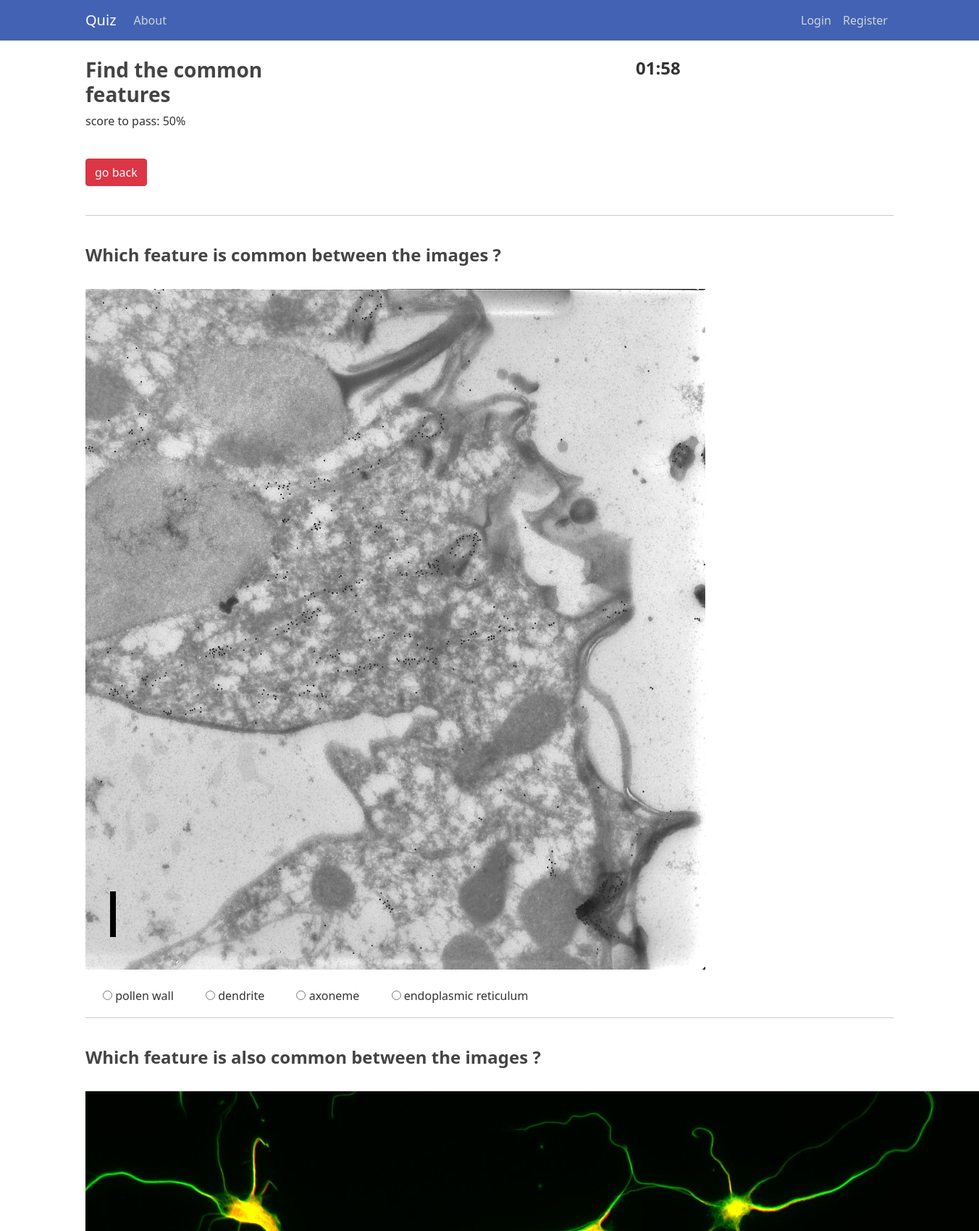
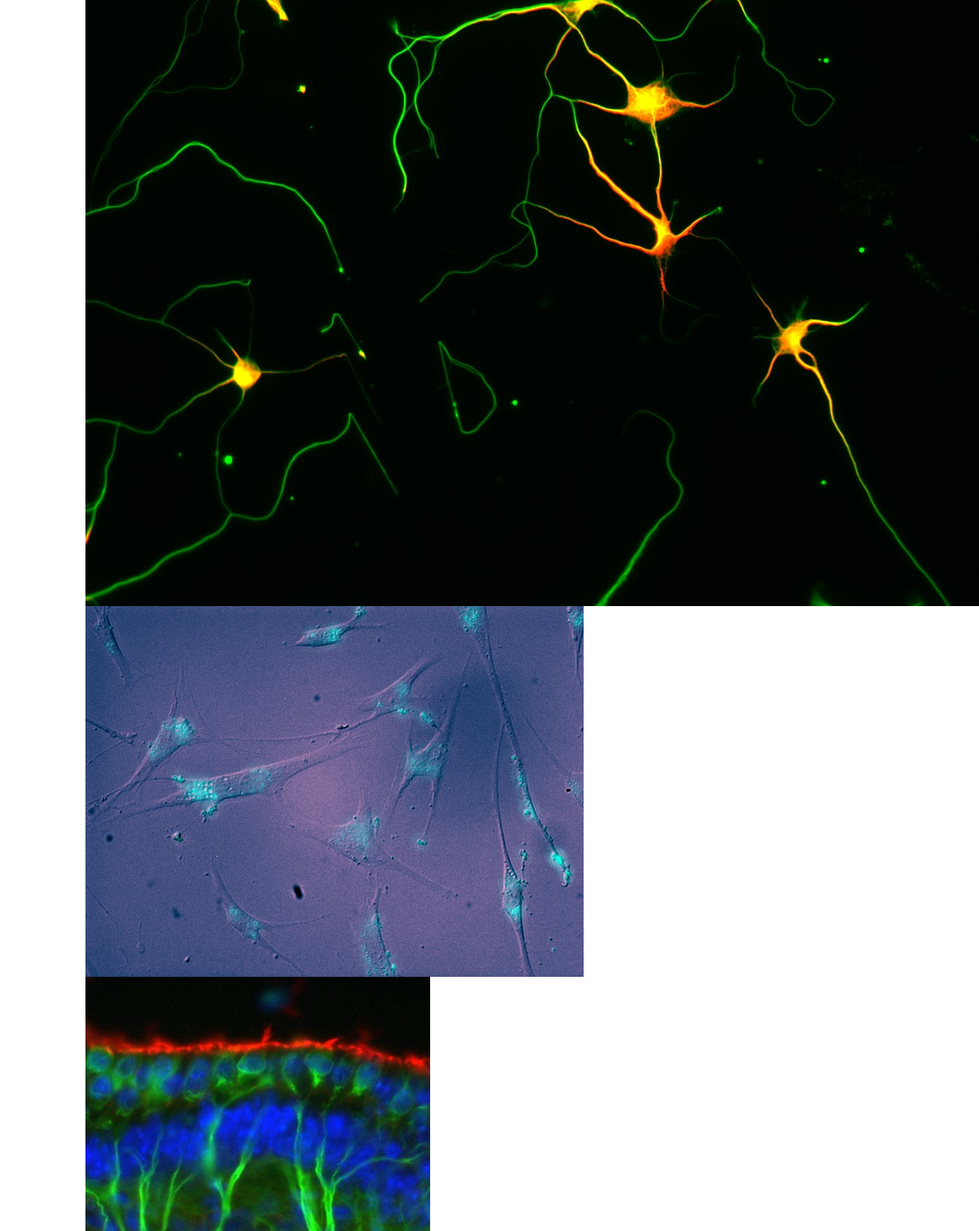
The page /2/data/ (upper part) on the database its author committed (2 pictures, top to bottom).
### quizapp/models.py (models this page shows, shortened)
class Quiz(models.Model):
    name = models.CharField(max_length=120)
    topic = models.CharField(max_length=120)
    number_of_questions = models.IntegerField()
    number_of_images = models.IntegerField()
    time = models.IntegerField(help_text="duration of the quiz in minutes")
    required_score_to_pass = models.IntegerField(help_text="required score in %")
    difficulty = models.CharField(max_length=6, choices=DIFF_CHOICES)
    def get_questions(self):
        return self.question_set.all()
    class Meta:
        verbose_name_plural = 'Quizes'

class Question(models.Model):
    text = models.CharField(max_length=200)
    quiz = models.ForeignKey(Quiz, on_delete=models.CASCADE)
    points = models.IntegerField(null=True)
    def __str__(self):
        return str(self.text)
    def get_answers(self):
        return self.answer_set.all()
    def get_images(self):
        return self.images_set.all()

class Answer(models.Model):
    text = models.CharField(max_length=200)
    correct = models.BooleanField(default=False, blank=False)
    question = models.ForeignKey(Question, on_delete=models.CASCADE)

### quizapp/views.py (the view)
# urls.py: path('<pk>/data/', quiz_data_view, name='quiz-data-view'),
def quiz_data_view(request, pk):
    quiz = Quiz.objects.get(pk=pk)
    questions = []
    scoreboard = get_score()
    for question in quiz.get_questions():
        answers = []
        images = []
        for image in question.get_images():
            images.append(image.processed_image.url)
        for answer in question.get_answers():
            answers.append(answer.text)
        questions.append({str(question): {"images": images, "answers": answers}})
    return render(request, 'quiz.html', {"score": scoreboard, 'obj': questions, "name": quiz.name, "time": quiz.time,
                                         "required_score_to_pass": quiz.required_score_to_pass})

### quizapp/views.py (called while the page is built)
def get_score():
    scores = Score.objects.all()
    scoreboard = {}
    for score in scores:
        if score.user not in scoreboard:
            scoreboard[score.user] = score.score
        else:
            scoreboard[score.user] += score.score
    return scoreboard

### quizapp/templates/quiz.html (shortened to what this page needs)
{% extends "base.html" %}
{% load static %}
{% block content %}
<div class="col-md-100">
<div class="row">
    <div class="col">
        <h3><b>{{name}}</b></h3>
        <p>score to pass: {{required_score_to_pass}}%</p>
    </div>
    <div class="col text-right" id="finish-box"></div>
    <div class="col text-right h4" id="timer-box">
        </div>
</div>
<br>
<a href="{% url 'main-view' %}" class="btn btn-danger">go back</a>
<br>
<br>
<hr>
<form id="quiz-form" class="mt-3 mb-3">
    {% for questions in obj %}
        {% for question, data in questions.items %}
            <br>
            <div class="mb-2">
            <h4><b>{{ question }}</b></h4>
            </div>
            <br>
            {% for set, values in data.items %}
                {% for image in values %}
                    {% if "jpg" in image %}
                        <img src="{{ image }}" alt="">
                    {% endif %}
                {% endfor %}
                <br>
                {% for text in values %}
                    {% if "jpg" not in text %}
                        <div class="form-check form-check-inline">
                            <div>
                                    <input type="radio" class="ans" id="{{ question }}-{{ text }}" name="{{ question }}" value="{{ text }}">
                                    <label for="{{ question }}">{{ text }}</label>
                            </div>
                        </div>
                    {% endif %}
                {% endfor %}
            {% endfor %}
            <hr>
         {% endfor %}
    {% endfor %}
</form>
</div>
{% endblock content %}

### quizapp/static/css/main.css (style rules this page uses)
body { background: #ffffff; color: #333333; margin-top: 5rem; }
h1, h2, h3, h4, h5, h6 { color: #444444; }

### rows shown on the page
Quiz: name "Find the common features"
Question: questions "Which feature is common between the images ?"
Answer: values "pollen wall"
Answer: values "dendrite"
Answer: values "axoneme"
Answer: values "endoplasmic reticulum"
Question: questions "Which feature is also common between the images ?"

### other values the page prints
{{ required_score_to_pass }} "50"
